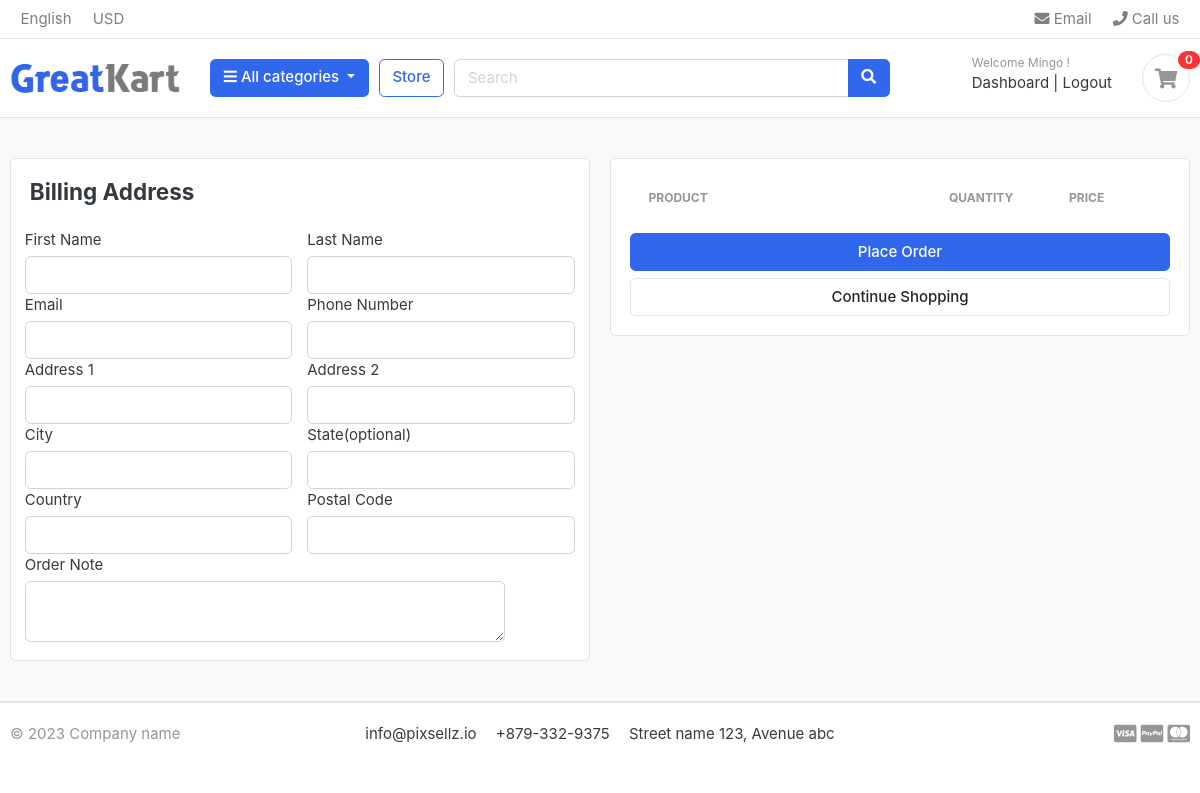
Page /cart/checkout/ (signed in) on the earlier database version.
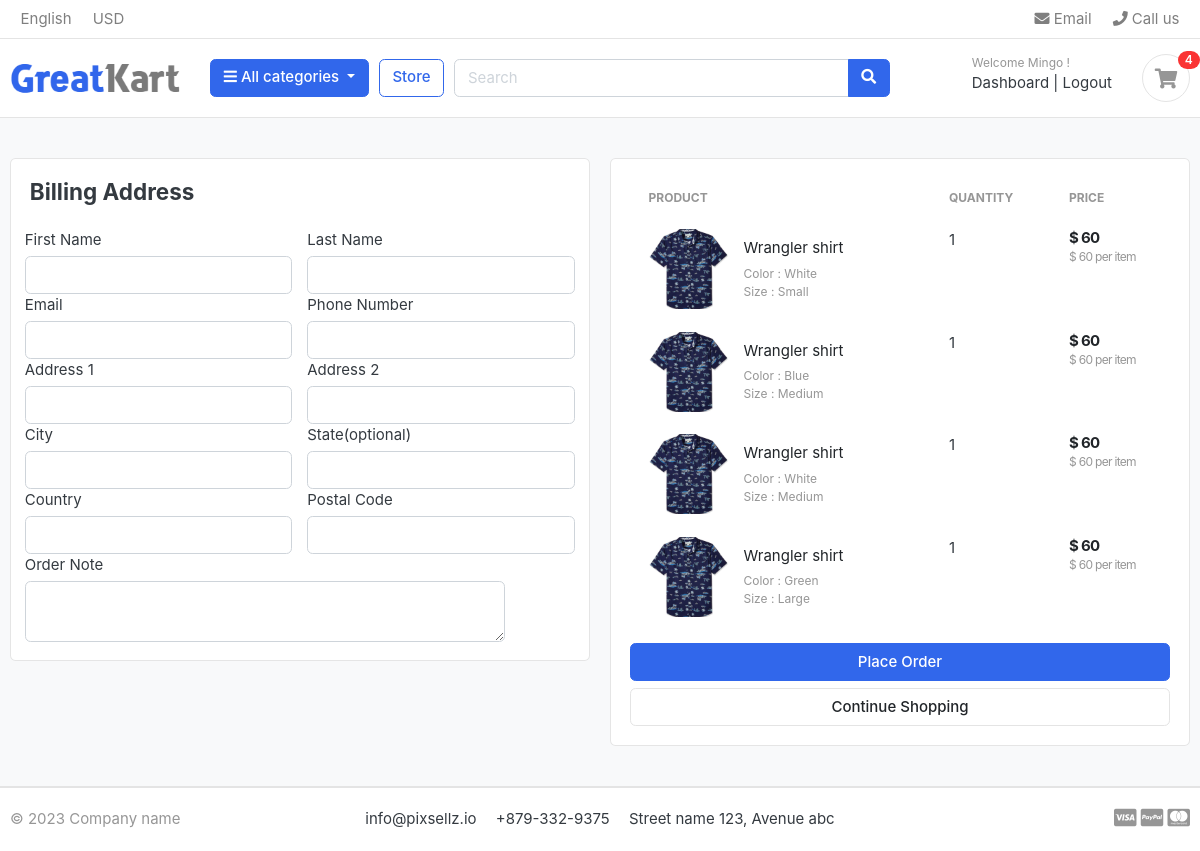
Same page on the later database version.
### carts/models.py (models this page shows, shortened)
class CartItem(models.Model):
    user=models.ForeignKey(Account,on_delete=models.CASCADE, null=True)
    product=models.ForeignKey(Product,on_delete=models.CASCADE)
    cart = models.ForeignKey(Cart, on_delete=models.CASCADE, null=True)
    variations = models.ManyToManyField(Variation,blank=True)
    quantity = models.IntegerField()
    is_active = models.BooleanField(default=True)
    def sub_total(self):
        return self.product.price * self.quantity

### store/models.py (models this page shows, shortened)
class Product(models.Model):
    product_name= models.CharField(max_length=200,unique=True)
    slug = models.SlugField(max_length=200,unique=True)
    description = models.TextField(max_length=500,blank=True)
    price = models.IntegerField()
    images = models.ImageField(upload_to='photos/products')
    stock = models.IntegerField()
    is_available = models.BooleanField(default=True)                                                                    #by default always available
    category = models.ForeignKey(Category, on_delete=models.CASCADE)                                                    #deleting a category removes products associated with it
    created_date = models.DateTimeField(auto_now_add=True)
    modified_date = models.DateTimeField(auto_now=True)
    def get_url(self):                                                                                                  #accessing the slug of category and product, generating url
        return reverse('product_detail',args=[self.category.slug, self.slug])                                           #of a specific product

class Variation(models.Model):
    product = models.ForeignKey(Product,on_delete=models.CASCADE)
    variation_category = models.CharField(max_length=150,choices=variation_category_choice)
    variation_value = models.CharField(max_length=150)
    is_active = models.BooleanField(default=True)
    created_date = models.DateTimeField(auto_now=True)
    objects = VariationManager()

### carts/views.py (the view)
# urls.py: path('checkout/', views.checkout,name='checkout')
@login_required(login_url='login')
def checkout(request, total=0, quantity=0,cart_items=None):
    tax=0
    grand_total=0
    if request.user.is_authenticated:
        cart_items = CartItem.objects.filter(user=request.user, is_active=True)
    else:
        cart = Cart.objects.get(
            cart_id=_cart_id(request))  # retrieving user's cart object based on cart id within the current session
        cart_items = CartItem.objects.filter(cart=cart, is_active=True)
    try:
        cart=Cart.objects.get(cart_id=_cart_id(request))                                                                #retrieving user's cart object based on cart id within the current session
        cart_items=CartItem.objects.filter(cart=cart,is_active=True)                                                    #retrieving all active items associated with the fetched cart
        for cart_item in cart_items:
            total +=(cart_item.product.price * cart_item.quantity)                                                      #subtotal, product price by its quantity, adding to the total
            quantity += cart_item.quantity                                                                              #adding the quantity of every cart item to the overall one
        tax = (16 * total)/100
        grand_total = total +tax
    except ObjectDoesNotExist:
        pass                                                                                                            #in case no cart exists throw an exception
    context = {
        'total': "{:.2f}".format(total),
        'quantity':quantity,
        'cart_items':cart_items,
        'tax': "{:.2f}".format(tax),
        'grand_total': "{:.2f}".format(grand_total),
    }
    return render(request,'store/checkout.html', context)

### carts/views.py (called while the page is built)
def _cart_id(request):                                                                                                  #private function
    cart = request.session.session_key                                                                                  #session id
    if not cart:
        cart = request.session.create()                                                                                 #if there is no session_key a new one is created
    return cart

### category/context_processor.py (called while the page is built)
def menu_links(request):
    links = Category.objects.all()                                                                                      #fetching all the categories
    return dict(links=links)                                                                                            #returning a dictionary with key links connected to category queryset

### category/models.py (called while the page is built)
    def get_url(self):                                                                                                  #category url
        return reverse ('products_by_category', args=[self.slug])

### templates/store/checkout.html (shortened to what the changed rows need)
{% extends 'base.html' %}
{% load static %}
{% block content %}
<section class="section-content padding-y bg">
<div class="container">
<div class="row">
	<aside class="col-lg-6">
		<div class="card">
		<div class="card-body">
<table class="table table-borderless table-shopping-cart">
<thead class="text-muted">
<tr class="small text-uppercase">
  <th scope="col">Product</th>
  <th scope="col" width="120">Quantity</th>
  <th scope="col" width="120">Price</th>
</tr>
</thead>
<tbody>
{% for cart_item in cart_items %}
<tr>
	<td>
		<figure class="itemside align-items-center">
			<div class="aside"><img src="{{ cart_item.product.images.url }}" class="img-sm"></div>
			<figcaption class="info">
				<a href="{{  cart_item.product.get_url }}" class="title text-dark">{{ cart_item.product.product_name }}</a>
				<p class="text-muted small">
                {% if cart_item.variations.all %}
                  {% for item in cart_item.variations.all %}
                    {{  item.variation_category| capfirst }} : {{ item.variation_value| capfirst }}<br>
                  {% endfor %}
                {% endif %}
                </p>
			</figcaption>
		</figure>
	</td>
	<td>
        <label for="">{{ cart_item.quantity }}</label>
	</td>
	<td>
		<div class="price-wrap">
			<var class="price">$ {{ cart_item.sub_total }}</var>
			<small class="text-muted"> $ {{ cart_item.product.price }} per item </small>
		</div>
	</td>
</tr>
{% endfor %}
</tbody>
</table>
		</div>
		</div>
</aside>
</div>
</div>
</section>
{% endblock %}

### templates/includes/navbar.html (shortened to what this page needs)
{%  load static %}
<header class="section-header">
<nav class="navbar p-md-0 navbar-expand-sm navbar-light border-bottom">
<div class="container">
  <div class="collapse navbar-collapse" id="navbarTop4">
    <ul class="navbar-nav mr-auto">
    	<li class="nav-item dropdown">
		 	<a href="#" class="nav-link">   English </a>
		</li>
		<li class="nav-item dropdown">
			<a href="#" class="nav-link"> USD </a>
		</li>
    </ul>
    <ul class="navbar-nav">
		<li><a href="#" class="nav-link"> <i class="fa fa-envelope"></i> Email </a></li>
		<li><a href="#" class="nav-link"> <i class="fa fa-phone"></i> Call us </a></li>
	</ul>
  </div>
</div>
</nav>
<section class="header-main border-bottom">
	<div class="container">
<div class="row align-items-center">
	<div class="col-lg-2 col-md-3 col-6">
		<a href="{% url 'home' %}" class="brand-wrap">
			<img class="logo" src="{% static  './images/logo.png' %}">
		</a>
	</div>
	<div class="col-lg col-sm col-md col-6 flex-grow-0">
		<div class="category-wrap dropdown d-inline-block float-right">
			<button type="button" class="btn btn-primary dropdown-toggle" data-toggle="dropdown">
				<i class="fa fa-bars"></i> All categories
			</button>
		</div>
	</div>
	<a href="{%  url 'store' %}" class="btn btn-outline-primary">Store</a>
	<div class="col-lg  col-md-6 col-sm-12 col">
		<form action="{% url 'search' %}" class="search" method="GET">
			<div class="input-group w-100">
			    <input type="text" class="form-control" style="width:60%;" placeholder="Search" name="keyword">
			    <div class="input-group-append">
			      <button class="btn btn-primary" type="submit">
			        <i class="fa fa-search"></i>
			      </button>
			    </div>
		    </div>
		</form>
	</div>
	<div class="col-lg-3 col-sm-6 col-8 order-2 order-lg-3">
				<div class="d-flex justify-content-end mb-3 mb-lg-0">
                    {% if user.id is None %}
					<div class="widget-header">
						<small class="title text-muted">Welcome guest!</small>
						<div>
							<a href="{% url 'login' %}">Sign in</a> <span class="dark-transp"> | </span>
							<a href="{% url 'register' %}"> Register</a>
						</div>
					</div>
                    {% else %}
                    		<div class="widget-header">
						<small class="title text-muted">Welcome {{ user.first_name }}!</small>
						<div>
							<a href="{%url 'dashboard' %}">Dashboard</a> <span class="dark-transp"> | </span>
							<a href="{% url 'logout' %}"> Logout</a>
						</div>
                    </div>
                    {% endif %}
					<a href="{% url 'cart' %}" class="widget-header pl-3 ml-3">
						<div class="icon icon-sm rounded-circle border"><i class="fa fa-shopping-cart"></i></div>
						<span class="badge badge-pill badge-danger notify">{{ cart_count }}</span>
					</a>
				</div>
			</div>
</div>
	</div>
</section>
</header>

Differences in the rows shown:
added CartItem: product.images (picture), product.product_name "Wrangler shirt", quantity "1", sub_total "60", product.price "60"
now on this page (row unchanged): Variation: variation_category "Color", variation_value "White"
now on this page (row unchanged): Variation: variation_category "Size", variation_value "Small", shown under "Wrangler shirt"
added CartItem: product.images (picture), product.product_name "Wrangler shirt", quantity "1", sub_total "60", product.price "60"
now on this page (row unchanged): Variation: variation_category "Color", variation_value "Blue", shown under "Wrangler shirt"
now on this page (row unchanged): Variation: variation_category "Size", variation_value "Medium"
added CartItem: product.images (picture), product.product_name "Wrangler shirt", quantity "1", sub_total "60", product.price "60"
added CartItem: product.images (picture), product.product_name "Wrangler shirt", quantity "1", sub_total "60", product.price "60"
now on this page (row unchanged): Variation: variation_category "Color", variation_value "Green", shown under "Wrangler shirt"
now on this page (row unchanged): Variation: variation_category "Size", variation_value "Large", shown under "Wrangler shirt"
Other differences:
{{ cart_count }}: "0" → "4"
